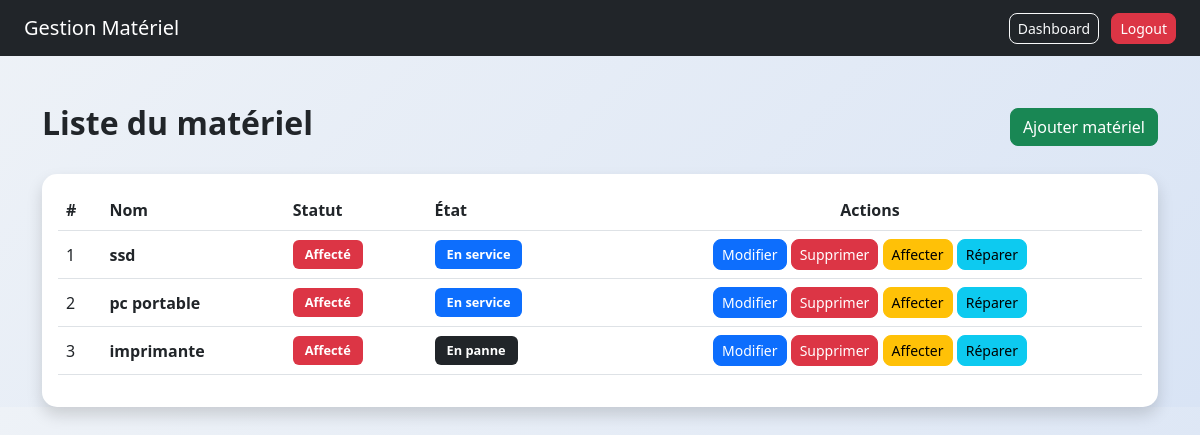
Page /materiel/ (signed in) on the earlier database version.
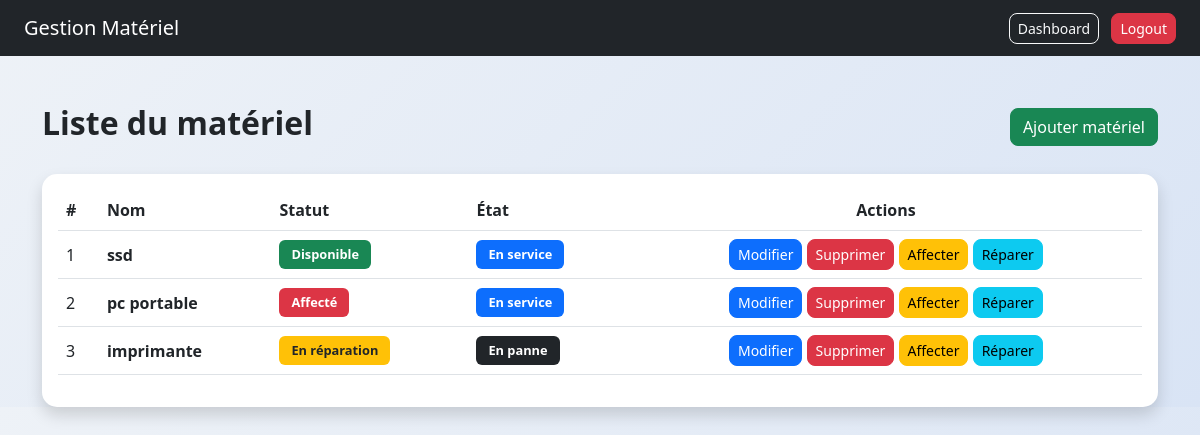
Same page on the later database version.
### materiel/models.py (models this page shows, shortened)
class Materiel(models.Model):
    statut=[
        ('disponible', 'Disponible'),
        ('affecté', 'Affecté'),
        ('en réparation', 'En réparation'),
    ]
    nom=models.CharField(max_length=100)
    description=models.TextField(max_length=500)
    date_achat=models.DateField()
    etat=models.CharField(max_length=100, choices=[('en service', 'En service'), ('en panne', 'En panne'), ('en réparation', 'En réparation')])
    statut=models.CharField(max_length=20, choices=statut, default='disponible')

### materiel/views.py (the view)
# urls.py: path('materiel/', views.materiel_list, name='materiel_list'),
@login_required
def materiel_list(request):
    materiels = Materiel.objects.all()
    return render(request, 'materiel/liste.html', {'materiels': materiels})

### materiel/templates/materiel/liste.html (shortened to what this page needs)
<!DOCTYPE html>
<html lang="fr">
<head>
    <link href="https://cdn.jsdelivr.net/npm/bootstrap@5.3.0/dist/css/bootstrap.min.css" rel="stylesheet">
</head>
<body>
<nav class="navbar navbar-dark bg-dark px-4">
    <span class="navbar-brand"> Gestion Matériel</span>
    <div>
        <a href="{% url 'dashboard' %}" class="btn btn-outline-light btn-sm me-2">
             Dashboard
        </a>
        <a href="{% url 'logout' %}" class="btn btn-danger btn-sm">
             Logout
        </a>
    </div>
</nav>
<div class="container mt-5">
    <div class="d-flex justify-content-between align-items-center mb-4">
        <h2 class="fw-bold"> Liste du matériel</h2>
        <a href="{% url 'ajouter_materiel' %}" class="btn btn-success">
             Ajouter matériel
        </a>
    </div>
    <div class="card shadow p-3">
        <table class="table table-hover align-middle">
            <thead>
                <tr>
                    <th>#</th>
                    <th>Nom</th>
                    <th>Statut</th>
                    <th>État</th>
                    <th class="text-center">Actions</th>
                </tr>
            </thead>
            <tbody>
                {% for m in materiels %}
                <tr>
                    <td>{{ forloop.counter }}</td>
                    <td>
                        <strong>{{ m.nom }}</strong>
                    </td>
                    <td>
                        {% if m.statut == "disponible" %}
                            <span class="badge bg-success">
                                {{ m.get_statut_display }}
                            </span>
                        {% elif m.statut == "affecté" %}
                            <span class="badge bg-danger">
                                {{ m.get_statut_display }}
                            </span>
                        {% elif m.statut == "en réparation" %}
                            <span class="badge bg-warning text-dark">
                                {{ m.get_statut_display }}
                            </span>
                        {% endif %}
                    </td>
                    <td>
                        {% if m.etat == "en service" %}
                            <span class="badge bg-primary">
                                {{ m.get_etat_display }}
                            </span>
                        {% elif m.etat == "en panne" %}
                            <span class="badge bg-dark">
                                {{ m.get_etat_display }}
                            </span>
                        {% elif m.etat == "en réparation" %}
                            <span class="badge bg-warning text-dark">
                                {{ m.get_etat_display }}
                            </span>
                        {% endif %}
                    </td>
                    <td class="text-center">
                        <a href="{% url 'modifier_materiel' m.id %}" class="btn btn-primary btn-sm">
                             Modifier
                        </a>
                        <a href="{% url 'supprimer_materiel' m.id %}" class="btn btn-danger btn-sm">
                             Supprimer
                        </a>
                        <a href="{% url 'affecter_materiel' %}" class="btn btn-warning btn-sm">
                             Affecter
                        </a>
                        <a href="{% url 'reparation_materiel' %}" class="btn btn-info btn-sm">
                             Réparer
                        </a>
                    </td>
                </tr>
                {% empty %}
                <tr>
                    <td colspan="5" class="text-center text-muted">
                        Aucun matériel trouvé
                    </td>
                </tr>
                {% endfor %}
            </tbody>
        </table>
    </div>
</div>
</body>
</html>

Differences in the rows shown:
changed Materiel "ssd": statut "Affecté" → "Disponible"
changed Materiel "imprimante": statut "Affecté" → "En réparation"
